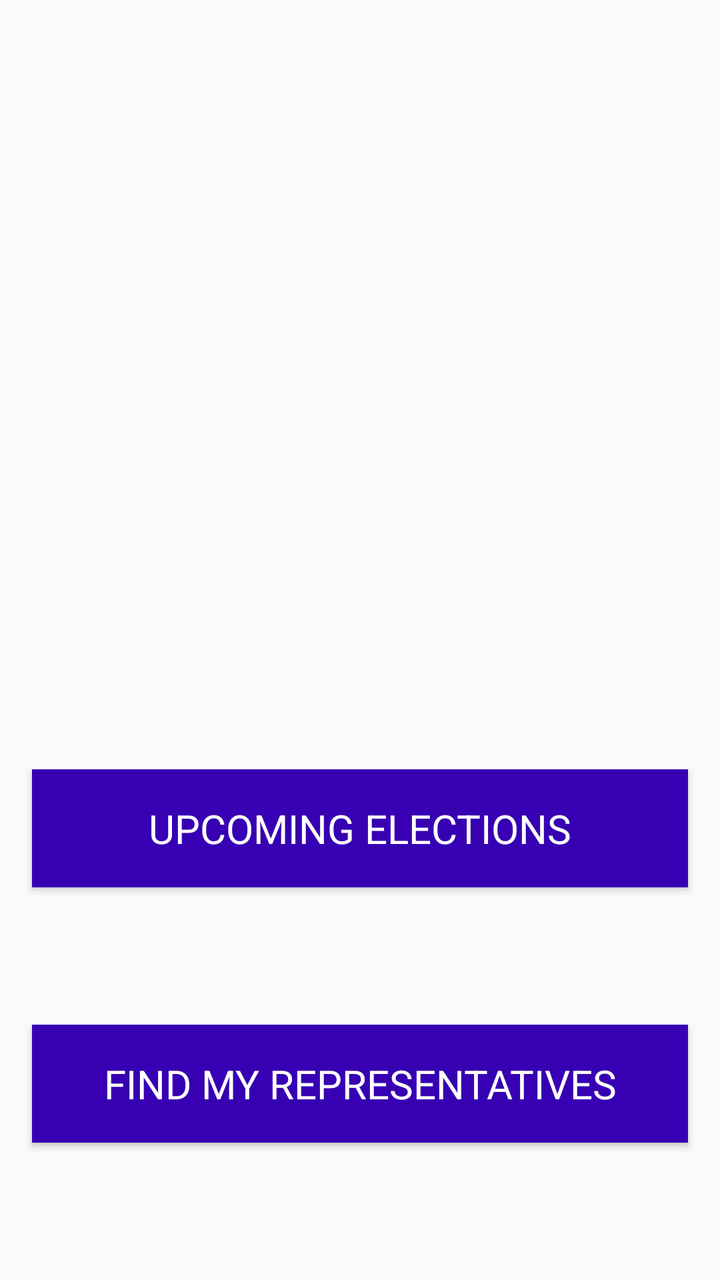
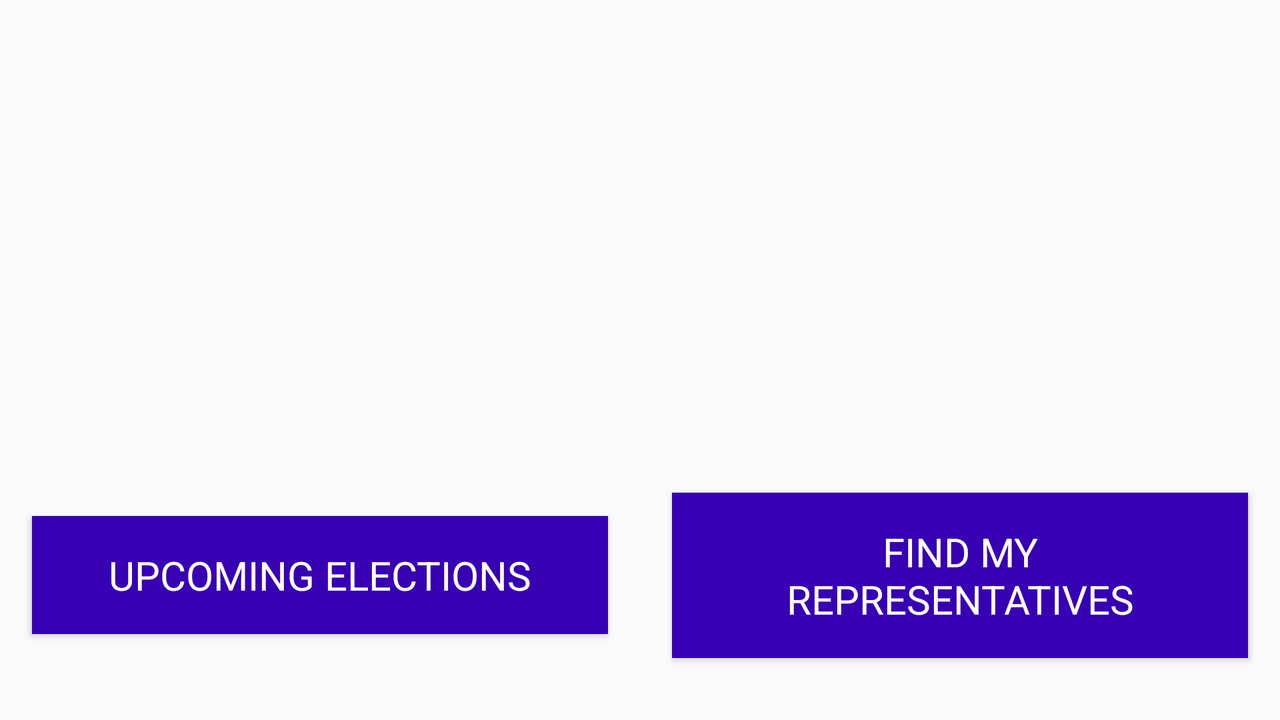

First picture: res/layout/ on a phone held upright. Second picture: the repository's own variant of that layout, on a device whose configuration matches the variant's folder. Source for both follows.
<!-- AndroidManifest.xml: application theme AppTheme -->
<!-- res/layout/fragment_launch.xml -->
<?xml version="1.0" encoding="utf-8"?>
<layout xmlns:android="http://schemas.android.com/apk/res/android"
    xmlns:app="http://schemas.android.com/apk/res-auto"
    xmlns:tools="http://schemas.android.com/tools">

    <androidx.constraintlayout.widget.ConstraintLayout
        android:layout_width="match_parent"
        android:layout_height="match_parent"
        tools:context="com.example.android.politicalpreparedness.MainActivity">

        
        <ImageView
            android:id="@+id/image_view"
            android:layout_width="wrap_content"
            android:layout_height="wrap_content"
            android:layout_marginTop="@dimen/smaller_distance"
            android:contentDescription="@string/ballot_logo"
            app:layout_constraintBottom_toTopOf="@id/upcoming_elections_button"
            app:layout_constraintEnd_toEndOf="parent"
            app:layout_constraintStart_toStartOf="parent"
            app:layout_constraintTop_toTopOf="parent"
            app:srcCompat="@drawable/ballot_logo"/>

        <ImageView
            android:id="@+id/image_view_small"
            android:layout_width="90dp"
            android:layout_height="90dp"
            android:layout_marginTop="@dimen/smaller_distance"
            android:contentDescription="@string/ballot_logo"
            app:layout_constraintBottom_toTopOf="@id/upcoming_elections_button"
            app:layout_constraintEnd_toEndOf="parent"
            app:layout_constraintStart_toStartOf="parent"
            app:layout_constraintTop_toTopOf="parent"
            app:srcCompat="@drawable/ballot_logo"
            android:visibility="gone"/>


        
        <Button
            android:id="@+id/upcoming_elections_button"
            android:layout_width="0dp"
            android:layout_height="wrap_content"
            android:text="Upcoming elections"
            android:layout_margin="@dimen/default_distance"
            android:padding="@dimen/default_distance"
            app:layout_constraintStart_toStartOf="parent"
            app:layout_constraintEnd_toEndOf="parent"
            app:layout_constraintTop_toBottomOf="@+id/image_view"
            app:layout_constraintBottom_toBottomOf="parent"
            style="@style/ButtonStyle"/>
        
        <Button
            android:id="@+id/find_my_representatives_button"
            android:layout_width="0dp"
            android:layout_height="wrap_content"
            android:text="Find my representatives"
            android:layout_margin="@dimen/default_distance"
            android:padding="@dimen/default_distance"
            app:layout_constraintStart_toStartOf="parent"
            app:layout_constraintEnd_toEndOf="parent"
            app:layout_constraintTop_toBottomOf="@+id/upcoming_elections_button"
            app:layout_constraintBottom_toBottomOf="parent"
            style="@style/ButtonStyle"/>

    </androidx.constraintlayout.widget.ConstraintLayout>

</layout>
<!-- resources referenced by this layout -->
<resources>
  <dimen name="default_distance">16dp</dimen>
  <dimen name="smaller_distance">8dp</dimen>
  <string name="ballot_logo">ballot logo</string>
  <style name="ButtonStyle" parent="Theme.AppCompat.Light.DarkActionBar">
          <item name="android:background">@color/colorPrimaryDark</item>
          <item name="android:textColor">@color/white</item>
          <item name="android:textAllCaps">true</item>
          <item name="android:textSize">20sp</item>
          <item name="android:foreground">?android:attr/selectableItemBackground</item>
      </style>
  <style name="AppTheme" parent="Theme.AppCompat.Light.DarkActionBar">
          
          <item name="colorPrimary">@color/colorPrimary</item>
          <item name="colorPrimaryDark">@color/colorPrimaryDark</item>
          <item name="colorAccent">@color/colorAccent</item>
      </style>
</resources>
<!-- res/layout-land/fragment_launch.xml (the repository's variant of the layout above) -->
<!-- drawn on the phone turned sideways -->
<?xml version="1.0" encoding="utf-8"?>
<layout xmlns:android="http://schemas.android.com/apk/res/android"
    xmlns:app="http://schemas.android.com/apk/res-auto"
    xmlns:tools="http://schemas.android.com/tools">

    <androidx.constraintlayout.widget.ConstraintLayout
        android:layout_width="match_parent"
        android:layout_height="match_parent"
        tools:context="com.example.android.politicalpreparedness.MainActivity">

        
        <ImageView
            android:id="@+id/image_view"
            android:layout_width="0dp"
            android:layout_height="0dp"
            app:layout_constraintHeight_default="percent"
            app:layout_constraintHeight_percent=".5"
            android:layout_marginTop="@dimen/smaller_distance"
            android:contentDescription="@string/ballot_logo"
            app:layout_constraintBottom_toTopOf="@id/upcoming_elections_button"
            app:layout_constraintEnd_toEndOf="parent"
            app:layout_constraintStart_toStartOf="parent"
            app:layout_constraintTop_toTopOf="parent"
            app:srcCompat="@drawable/ballot_logo"/>

        <ImageView
            android:id="@+id/image_view_small"
            android:layout_width="90dp"
            android:layout_height="90dp"
            android:layout_marginTop="@dimen/smaller_distance"
            android:contentDescription="@string/ballot_logo"
            app:layout_constraintBottom_toTopOf="@id/upcoming_elections_button"
            app:layout_constraintEnd_toEndOf="parent"
            app:layout_constraintStart_toStartOf="parent"
            app:layout_constraintTop_toTopOf="parent"
            app:srcCompat="@drawable/ballot_logo"
            android:visibility="gone"/>


        
        <Button
            android:id="@+id/upcoming_elections_button"
            android:layout_width="0dp"
            app:layout_constraintWidth_default="percent"
            app:layout_constraintWidth_percent=".45"
            android:layout_height="wrap_content"
            android:text="Upcoming elections"
            android:layout_margin="@dimen/default_distance"
            android:padding="@dimen/default_distance"
            app:layout_constraintStart_toStartOf="parent"
            app:layout_constraintEnd_toStartOf="@id/find_my_representatives_button"
            app:layout_constraintTop_toBottomOf="@+id/image_view"
            app:layout_constraintBottom_toBottomOf="parent"
            style="@style/ButtonStyle"/>
        
        <Button
            android:id="@+id/find_my_representatives_button"
            android:layout_width="0dp"
            app:layout_constraintWidth_default="percent"
            app:layout_constraintWidth_percent=".45"
            android:layout_height="wrap_content"
            android:text="Find my representatives"
            android:layout_margin="@dimen/default_distance"
            android:padding="@dimen/default_distance"
            app:layout_constraintStart_toEndOf="@+id/upcoming_elections_button"
            app:layout_constraintEnd_toEndOf="parent"
            app:layout_constraintTop_toBottomOf="@+id/image_view"
            app:layout_constraintBottom_toBottomOf="parent"
            style="@style/ButtonStyle"/>

    </androidx.constraintlayout.widget.ConstraintLayout>

</layout>
